Frame 1 (no input): blank canvas, image omitted
Frame 60 (the mouse pressed at the canvas centre just before this capture): blank canvas, image omitted
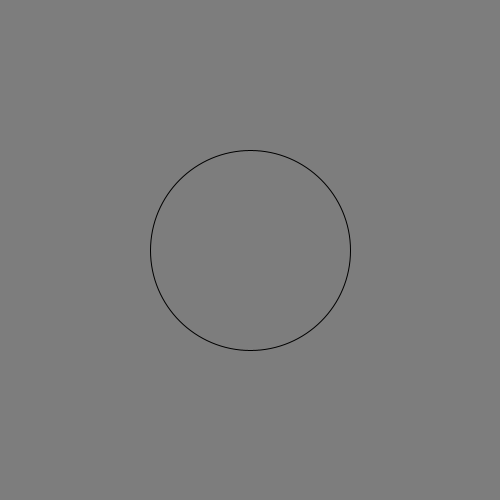
Frame 120 (the mouse held since frame 60 and released just before this capture)

The Processing sketch whose frames 1 and 60 were blank and that drew this single picture after the mouse press (run headless with seeded random() and noise(); from frame 60 on, the mouse is pressed at the canvas centre):

// Processing sketch: mouseX_mouseY_1
// ── mouseX_mouseY_1.pde

void setup(){
  size(500,500);
}

void draw(){
  background(mouseY/2);
  fill(mouseX/2);
  ellipse(mouseX,mouseY, 200, 200);
  println(mouseX);
}
